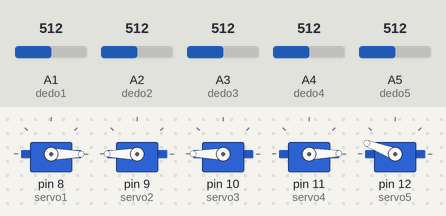
This sketch was run on a simulated Arduino Uno, built with avr-gcc and run on an emulated ATmega328P. On the bench: 5 × servo. The inputs (shaded band) are chosen by the test bench; at power-on: A2 (dedo2) = 512, A3 (dedo3) = 512, A4 (dedo4) = 512, A5 (dedo5) = 512, A1 (dedo1) = 512.

Above: at 1.2 s.
1.3 s: A2 (dedo2) set to 716
At 2.3 s:
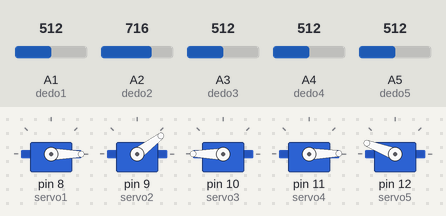
2.8 s: A3 (dedo3) set to 716
At 3.4 s:
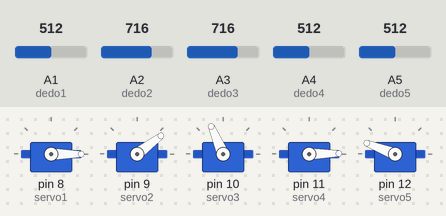
4.3 s: A4 (dedo4) set to 535
At 4.7 s:
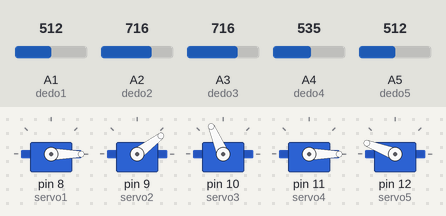
5.8 s: A4 (dedo4) set to 551
At 7.0 s:
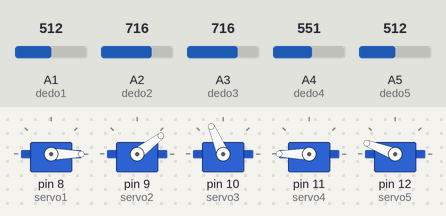
7.3 s: A5 (dedo5) set to 716
At 8.2 s:
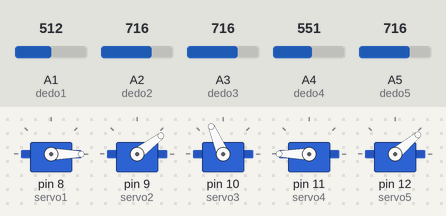
8.8 s: A1 (dedo1) set to 306
At 9.3 s:
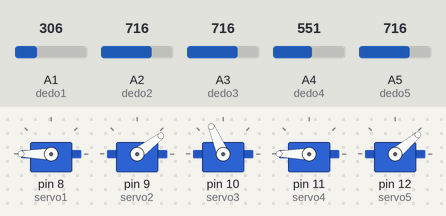
Timing chart, 0 to 11.3 s (numbered marks = the images above; inputs shaded):
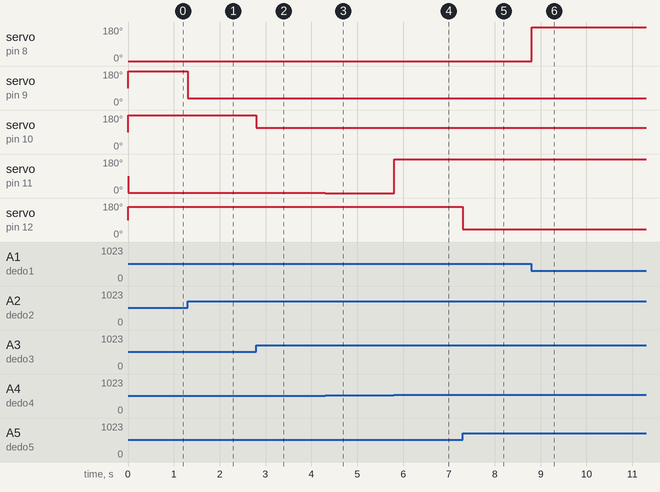

The sketch:

ManoRobotica.ino
```cpp
#include <Servo.h>
// Importacion de la libreria Servo.h
// Declaracion de cada uno de los servo motores
Servo servo1;
Servo servo2;
Servo servo3;
Servo servo4;
Servo servo5;

// Declarar los dedos

#define dedo1 A1
#define dedo2 A2
#define dedo3 A3
#define dedo4 A4
#define dedo5 A5


int val1,val2,val3,val4,val5;

void setup(){

    servo1.attach(8);
    servo2.attach(9);
    servo3.attach(10);
    servo4.attach(11);
    servo5.attach(12);

}


void loop(){

    val1=analogRead(dedo1);
    val1=map(val1,450,384,0,180);
    servo1.write(val1);
    delay(1);

    val2=analogRead(dedo2);
    val2=map(val2,750,585,0,180);
    servo2.write(val2);
    delay(1);

    val3=analogRead(dedo3);
    val3=map(val3,854,641,0,175);
    Serial.println(val3);
    servo3.write(val3);
    delay(1);

    val4=analogRead(dedo4);
    val4=map(val4,823,725,0,175);
    Serial.println(val4);
    servo4.write(val4);
    delay(1);

    val5=analogRead(dedo5);
    val5=map(val5,874,845,0,175);
    Serial.println(val5);
    servo5.write(val5);
    delay(1);


}
```

Measured:
- the behaviour switches between 543 and 544 on A4 (dedo4) (found by bisection; images 3 and 4)
- after the input at 1.3 s, servo on pin 9 (servo2): 180° → 37° at once
- after the input at 2.8 s, servo on pin 10 (servo3): 180° → 113° at once
- after the input at 4.3 s, servo on pin 11 (servo4): 1° → 0° at once
- after the input at 5.8 s, servo on pin 11 (servo4): 0° → 180° at once
- after the input at 7.3 s, servo on pin 12 (servo5): 159° → 40° at once
- after the input at 8.8 s, servo on pin 8 (servo1): 0° → 180° at once
